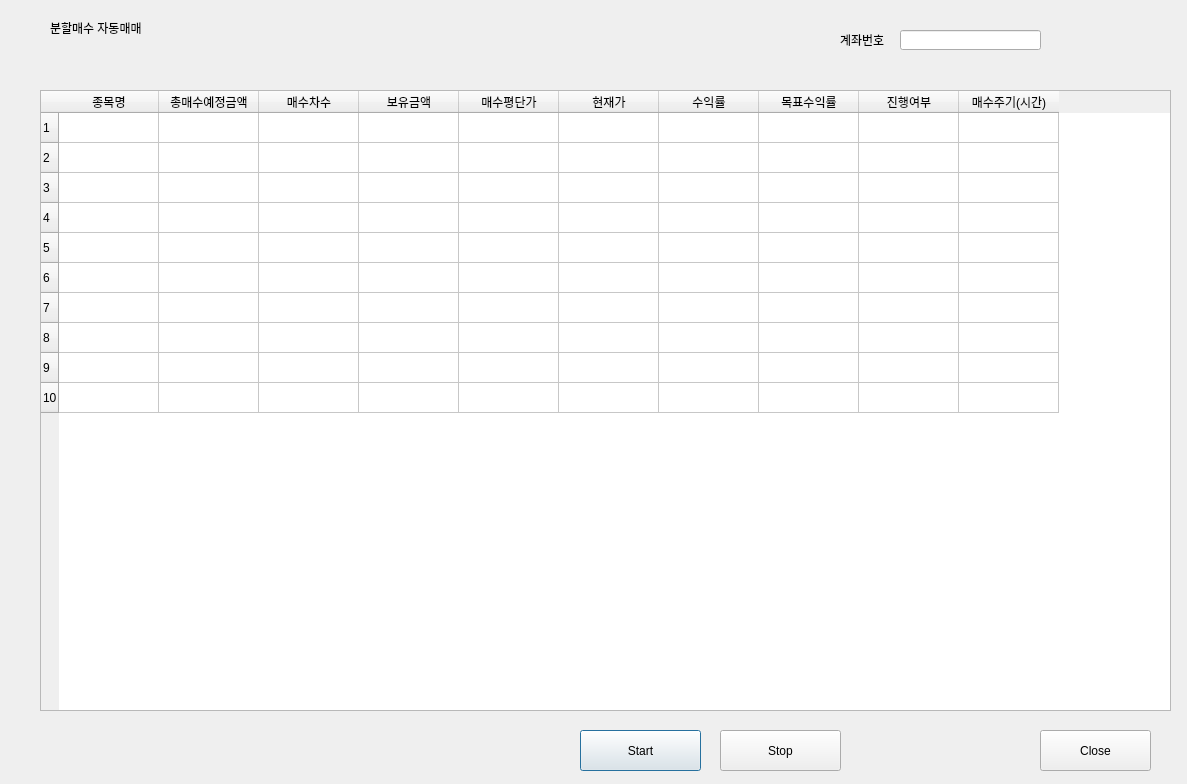
<?xml version="1.0" encoding="UTF-8"?>
<ui version="4.0">
 <class>Dialog</class>
 <widget class="QDialog" name="Dialog">
  <property name="geometry">
   <rect>
    <x>0</x>
    <y>0</y>
    <width>1187</width>
    <height>784</height>
   </rect>
  </property>
  <property name="windowTitle">
   <string>My title</string>
  </property>
  <widget class="QTableWidget" name="tableWidget">
   <property name="geometry">
    <rect>
     <x>40</x>
     <y>90</y>
     <width>1131</width>
     <height>621</height>
    </rect>
   </property>
   <property name="sizeIncrement">
    <size>
     <width>1</width>
     <height>1</height>
    </size>
   </property>
   <property name="cursor" stdset="0">
    <cursorShape>ArrowCursor</cursorShape>
   </property>
   <property name="rowCount">
    <number>10</number>
   </property>
   <property name="columnCount">
    <number>10</number>
   </property>
   <row/>
   <row/>
   <row/>
   <row/>
   <row/>
   <row/>
   <row/>
   <row/>
   <row/>
   <row/>
   <column>
    <property name="text">
     <string>종목명</string>
    </property>
   </column>
   <column>
    <property name="text">
     <string>총매수예정금액</string>
    </property>
   </column>
   <column>
    <property name="text">
     <string>매수차수</string>
    </property>
   </column>
   <column>
    <property name="text">
     <string>보유금액</string>
    </property>
   </column>
   <column>
    <property name="text">
     <string>매수평단가</string>
    </property>
   </column>
   <column>
    <property name="text">
     <string>현재가</string>
    </property>
   </column>
   <column>
    <property name="text">
     <string>수익률</string>
    </property>
   </column>
   <column>
    <property name="text">
     <string>목표수익률</string>
    </property>
   </column>
   <column>
    <property name="text">
     <string>진행여부</string>
    </property>
   </column>
   <column>
    <property name="text">
     <string>매수주기(시간)</string>
    </property>
   </column>
  </widget>
  <widget class="QLabel" name="label">
   <property name="geometry">
    <rect>
     <x>50</x>
     <y>20</y>
     <width>121</width>
     <height>16</height>
    </rect>
   </property>
   <property name="text">
    <string>분할매수 자동매매</string>
   </property>
  </widget>
  <widget class="QLabel" name="label_2">
   <property name="geometry">
    <rect>
     <x>840</x>
     <y>30</y>
     <width>56</width>
     <height>20</height>
    </rect>
   </property>
   <property name="text">
    <string>계좌번호</string>
   </property>
  </widget>
  <widget class="QLineEdit" name="lineEdit">
   <property name="geometry">
    <rect>
     <x>900</x>
     <y>30</y>
     <width>141</width>
     <height>20</height>
    </rect>
   </property>
  </widget>
  <widget class="QPushButton" name="btnStart">
   <property name="geometry">
    <rect>
     <x>580</x>
     <y>730</y>
     <width>121</width>
     <height>41</height>
    </rect>
   </property>
   <property name="text">
    <string>Start</string>
   </property>
  </widget>
  <widget class="QPushButton" name="btnClose">
   <property name="geometry">
    <rect>
     <x>1040</x>
     <y>730</y>
     <width>111</width>
     <height>41</height>
    </rect>
   </property>
   <property name="text">
    <string>Close</string>
   </property>
  </widget>
  <widget class="QPushButton" name="btnStop">
   <property name="geometry">
    <rect>
     <x>720</x>
     <y>730</y>
     <width>121</width>
     <height>41</height>
    </rect>
   </property>
   <property name="text">
    <string>Stop</string>
   </property>
  </widget>
 </widget>
 <resources/>
 <connections/>
 <slots>
  <signal>signalStart()</signal>
  <slot>btnStart_Clicked()</slot>
 </slots>
</ui>
